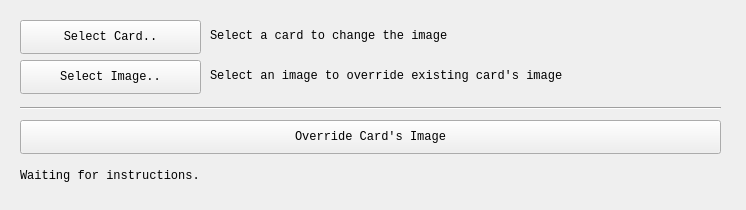
<?xml version="1.0" encoding="UTF-8"?>
<ui version="4.0">
 <class>MainWindow</class>
 <widget class="QMainWindow" name="MainWindow">
  <property name="geometry">
   <rect>
    <x>0</x>
    <y>0</y>
    <width>746</width>
    <height>210</height>
   </rect>
  </property>
  <property name="sizePolicy">
   <sizepolicy hsizetype="Fixed" vsizetype="Fixed">
    <horstretch>0</horstretch>
    <verstretch>0</verstretch>
   </sizepolicy>
  </property>
  <property name="minimumSize">
   <size>
    <width>746</width>
    <height>210</height>
   </size>
  </property>
  <property name="maximumSize">
   <size>
    <width>746</width>
    <height>210</height>
   </size>
  </property>
  <property name="windowTitle">
   <string>Character Card Image Changer</string>
  </property>
  <widget class="QWidget" name="centralwidget">
   <widget class="QPushButton" name="buttonCard">
    <property name="geometry">
     <rect>
      <x>20</x>
      <y>20</y>
      <width>181</width>
      <height>34</height>
     </rect>
    </property>
    <property name="font">
     <font>
      <family>Consolas</family>
     </font>
    </property>
    <property name="text">
     <string>Select Card..</string>
    </property>
   </widget>
   <widget class="QPushButton" name="buttonImage">
    <property name="geometry">
     <rect>
      <x>20</x>
      <y>60</y>
      <width>181</width>
      <height>34</height>
     </rect>
    </property>
    <property name="font">
     <font>
      <family>Consolas</family>
     </font>
    </property>
    <property name="text">
     <string>Select Image..</string>
    </property>
   </widget>
   <widget class="QLabel" name="labelCard">
    <property name="geometry">
     <rect>
      <x>210</x>
      <y>20</y>
      <width>491</width>
      <height>31</height>
     </rect>
    </property>
    <property name="font">
     <font>
      <family>Consolas</family>
     </font>
    </property>
    <property name="text">
     <string>Select a card to change the image</string>
    </property>
   </widget>
   <widget class="QLabel" name="labelImage">
    <property name="geometry">
     <rect>
      <x>210</x>
      <y>60</y>
      <width>501</width>
      <height>31</height>
     </rect>
    </property>
    <property name="font">
     <font>
      <family>Consolas</family>
     </font>
    </property>
    <property name="text">
     <string>Select an image to override existing card's image</string>
    </property>
   </widget>
   <widget class="QLabel" name="labelResult">
    <property name="geometry">
     <rect>
      <x>20</x>
      <y>160</y>
      <width>701</width>
      <height>31</height>
     </rect>
    </property>
    <property name="font">
     <font>
      <family>Consolas</family>
     </font>
    </property>
    <property name="text">
     <string>Waiting for instructions.</string>
    </property>
   </widget>
   <widget class="QPushButton" name="buttonCommence">
    <property name="geometry">
     <rect>
      <x>20</x>
      <y>120</y>
      <width>701</width>
      <height>34</height>
     </rect>
    </property>
    <property name="font">
     <font>
      <family>Consolas</family>
      <weight>50</weight>
      <bold>false</bold>
     </font>
    </property>
    <property name="text">
     <string>Override Card's Image</string>
    </property>
   </widget>
   <widget class="Line" name="_decoLine">
    <property name="geometry">
     <rect>
      <x>20</x>
      <y>100</y>
      <width>701</width>
      <height>16</height>
     </rect>
    </property>
    <property name="orientation">
     <enum>Qt::Horizontal</enum>
    </property>
   </widget>
  </widget>
 </widget>
 <resources/>
 <connections>
  <connection>
   <sender>buttonCard</sender>
   <signal>clicked()</signal>
   <receiver>MainWindow</receiver>
   <slot>selectCard()</slot>
   <hints>
    <hint type="sourcelabel">
     <x>119</x>
     <y>43</y>
    </hint>
    <hint type="destinationlabel">
     <x>7</x>
     <y>39</y>
    </hint>
   </hints>
  </connection>
 </connections>
 <slots>
  <slot>selectCard()</slot>
  <slot>selectImage()</slot>
  <slot>selectStart()</slot>
 </slots>
</ui>
